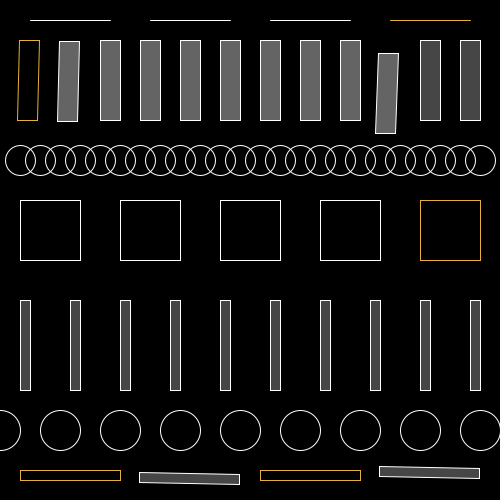
Frame 1 (no input)
Frame 60 (the mouse pressed at the canvas centre just before this capture): identical to frame 1, image omitted
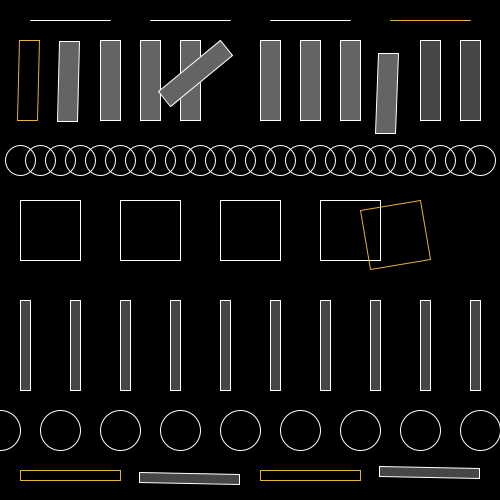
Frame 120 (the mouse held since frame 60 and released just before this capture)

The Processing sketch that drew these frames (run headless with seeded random() and noise(); from frame 60 on, the mouse is pressed at the canvas centre):

// Processing sketch: processing_119490
// ── processing_119490.pde

void setup() {
  size(500,500);
  background(255);
}
void draw() {
  background(0);
stroke(255);
translate(10,0);

line(20,20,100,20);

line(140,20,220,20);
line(260,20,340,20);
stroke(#E5B03C);
line(380,20,460,20);
stroke(255);
translate(-10,0);
fill(100);
pushMatrix();
rotate(radians(1));
stroke(#E5B03C);
noFill();
rect(20,40,20,80);
stroke(255);
fill(100);
rect(60,40,20,80);
popMatrix();
rect(100,40,20,80);
rect(140,40,20,80);
rect(180,40,20,80);
pushMatrix();
translate(220,40);
rotate(radians(mouseX/5));
rect(0,0,20,80);
popMatrix(); 
resetMatrix();
rect(260,40,20,80);
rect(300,40,20,80);
rect(340,40,20,80);
pushMatrix();

rotate(radians(2));
rect(380,40,20,80);
popMatrix();
fill(70);
rect(420,40,20,80);
rect(460,40,20,80);
pushMatrix();
translate(20,160);
noFill();
for(int i=0;i<470;i+=20){
  ellipse(i,0,30,30);
}
popMatrix();
resetMatrix();

pushMatrix();
noFill();

for(int i=20;i<400;i+=100){
rect(i,200,60,60);
}
translate(420,200);
rotate(radians(mouseY/PI));
stroke(#E5B03C);
rect(0,0,60,60);

popMatrix();
resetMatrix();
stroke(255);
fill(70);
translate(20,300);
for(int i=0;i<500;i+=50){
 rect(i,0,10,90); 
 
}
noFill();
translate(-20,140);
for(int i=0;i<500;i+=60){
  ellipse(i,-10,40,40);
}
stroke(#E5B03C);
rect(20,30,100,10);
pushMatrix();
rotate(radians(1));
stroke(255);
fill(70);
rect(140,30,100,10);
popMatrix();

noFill();
stroke(#E5B03C);
rect(260,30,100,10);
pushMatrix();
rotate(radians(1));
fill(70);
stroke(255);

rect(380,20,100,10);
popMatrix();

}
